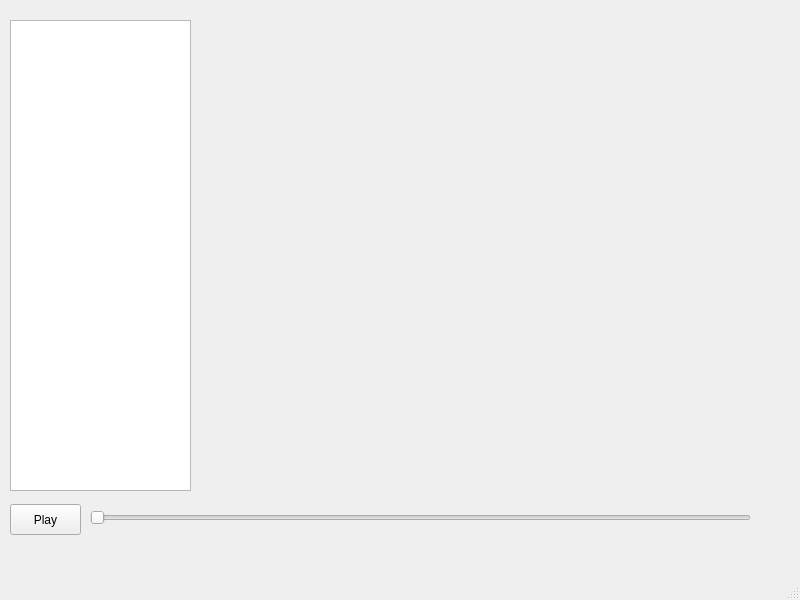
<?xml version="1.0" encoding="UTF-8"?>
<ui version="4.0">
 <class>MainWindow</class>
 <widget class="QMainWindow" name="MainWindow">
  <property name="geometry">
   <rect>
    <x>0</x>
    <y>0</y>
    <width>800</width>
    <height>600</height>
   </rect>
  </property>
  <property name="windowTitle">
   <string>MainWindow</string>
  </property>
  <widget class="QWidget" name="centralwidget">
   <widget class="QPushButton" name="PlayPause">
    <property name="geometry">
     <rect>
      <x>10</x>
      <y>504</y>
      <width>71</width>
      <height>31</height>
     </rect>
    </property>
    <property name="text">
     <string>Play</string>
    </property>
   </widget>
   <widget class="QSlider" name="horizontalSlider">
    <property name="geometry">
     <rect>
      <x>90</x>
      <y>510</y>
      <width>661</width>
      <height>16</height>
     </rect>
    </property>
    <property name="orientation">
     <enum>Qt::Horizontal</enum>
    </property>
   </widget>
   <widget class="QListView" name="listView">
    <property name="geometry">
     <rect>
      <x>10</x>
      <y>20</y>
      <width>181</width>
      <height>471</height>
     </rect>
    </property>
   </widget>
  </widget>
  <widget class="QMenuBar" name="menubar">
   <property name="geometry">
    <rect>
     <x>0</x>
     <y>0</y>
     <width>800</width>
     <height>22</height>
    </rect>
   </property>
  </widget>
  <widget class="QStatusBar" name="statusbar"/>
 </widget>
 <resources/>
 <connections/>
</ui>
